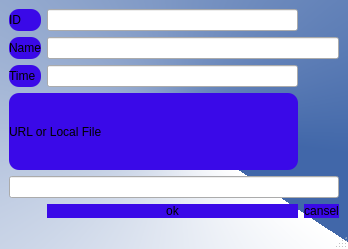
<?xml version="1.0" encoding="UTF-8"?>
<ui version="4.0">
 <class>MainWindow</class>
 <widget class="QMainWindow" name="MainWindow">
  <property name="geometry">
   <rect>
    <x>0</x>
    <y>0</y>
    <width>348</width>
    <height>249</height>
   </rect>
  </property>
  <property name="windowTitle">
   <string>MainWindow</string>
  </property>
  <property name="styleSheet">
   <string notr="true">#MainWindow{
background-color: qconicalgradient(cx:0.505773, cy:0.517, angle:317.8, stop:0.0852273 rgba(65, 103, 169, 255), stop:1 rgba(255, 255, 255, 255));
}</string>
  </property>
  <widget class="QWidget" name="centralwidget">
   <layout class="QGridLayout" name="gridLayout">
    <item row="0" column="0">
     <widget class="QLabel" name="label_3">
      <property name="styleSheet">
       <string notr="true">#label_3{
font: 12pt &quot;Matura MT Script Capitals&quot;;
color: #000000;
background:#3a09e8;
border-radius: 10px;
}</string>
      </property>
      <property name="text">
       <string>ID</string>
      </property>
     </widget>
    </item>
    <item row="0" column="1">
     <widget class="QLineEdit" name="lineEdit_3"/>
    </item>
    <item row="1" column="0">
     <widget class="QLabel" name="label">
      <property name="styleSheet">
       <string notr="true">#label{
font: 12pt &quot;Matura MT Script Capitals&quot;;
color: #000000;
background:#3a09e8;
border-radius: 10px;
}</string>
      </property>
      <property name="text">
       <string>Name</string>
      </property>
     </widget>
    </item>
    <item row="1" column="1" colspan="2">
     <widget class="QLineEdit" name="lineEdit"/>
    </item>
    <item row="2" column="0">
     <widget class="QLabel" name="label_2">
      <property name="styleSheet">
       <string notr="true">#label_2{
font: 12pt &quot;Matura MT Script Capitals&quot;;
color: #000000;
background:#3a09e8;
border-radius: 10px;
}</string>
      </property>
      <property name="text">
       <string>Time</string>
      </property>
     </widget>
    </item>
    <item row="2" column="1">
     <widget class="QLineEdit" name="lineEdit_2"/>
    </item>
    <item row="3" column="0" colspan="2">
     <widget class="QLabel" name="label_4">
      <property name="styleSheet">
       <string notr="true">#label_4{
font: 12pt &quot;Matura MT Script Capitals&quot;;
color: #000000;
background:#3a09e8;
border-radius: 10px;
}</string>
      </property>
      <property name="text">
       <string>URL or Local File</string>
      </property>
     </widget>
    </item>
    <item row="4" column="0" colspan="3">
     <widget class="QLineEdit" name="lineEdit_4"/>
    </item>
    <item row="5" column="1">
     <widget class="QPushButton" name="pushButton">
      <property name="styleSheet">
       <string notr="true">#pushButton {
font: 20pt &quot;Matura MT Script Capitals&quot;;
color: #000000;
background: #3a09e8;
border-radius: 10px;
}

#pushButton:hover {
font: 20pt &quot;Matura MT Script Capitals&quot;;
background: #2d7391;
color: #000000;
border-radius: 10px;
}</string>
      </property>
      <property name="text">
       <string>ok</string>
      </property>
     </widget>
    </item>
    <item row="5" column="2">
     <widget class="QPushButton" name="pushButton_2">
      <property name="styleSheet">
       <string notr="true">#pushButton_2 {
font: 20pt &quot;Matura MT Script Capitals&quot;;
color: #000000;
background: #3a09e8;
border-radius: 10px;
}

#pushButton_2:hover {
font: 20pt &quot;Matura MT Script Capitals&quot;;
background: #2d7391;
color: #000000;
border-radius: 10px;
}</string>
      </property>
      <property name="text">
       <string>cansel</string>
      </property>
     </widget>
    </item>
   </layout>
  </widget>
  <widget class="QMenuBar" name="menubar">
   <property name="geometry">
    <rect>
     <x>0</x>
     <y>0</y>
     <width>348</width>
     <height>21</height>
    </rect>
   </property>
  </widget>
  <widget class="QStatusBar" name="statusbar"/>
 </widget>
 <resources/>
 <connections/>
</ui>
